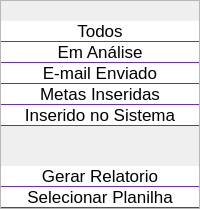
           <widget class="QFrame" name="frame_5">
            <property name="sizePolicy">
             <sizepolicy hsizetype="Expanding" vsizetype="Preferred">
              <horstretch>0</horstretch>
              <verstretch>0</verstretch>
             </sizepolicy>
            </property>
            <property name="maximumSize">
             <size>
              <width>200</width>
              <height>16777215</height>
             </size>
            </property>
            <property name="styleSheet">
             <string notr="true">QPushButton {
	background-color: white;
	border: none;
	border-bottom: 1px solid rgb(109, 49, 162)
}

QPushButton:hover {
	font-size: 18px;
	border-bottom: 2px solid rgb(109, 49, 162)
}

QPushButton:hover {
	background-color: white;
	border: none;
	border-bottom: 2px solid rgb(109, 49, 162)
}

QFrame {
	border-right: 1px solid rgb(232, 232, 232);
}</string>
            </property>
            <property name="frameShape">
             <enum>QFrame::StyledPanel</enum>
            </property>
            <property name="frameShadow">
             <enum>QFrame::Raised</enum>
            </property>
            <layout class="QVBoxLayout" name="verticalLayout_4">
             <property name="spacing">
              <number>0</number>
             </property>
             <property name="leftMargin">
              <number>0</number>
             </property>
             <property name="topMargin">
              <number>20</number>
             </property>
             <property name="rightMargin">
              <number>0</number>
             </property>
             <property name="bottomMargin">
              <number>0</number>
             </property>
             <item>
              <widget class="QPushButton" name="btn_todos">
               <property name="sizePolicy">
                <sizepolicy hsizetype="Minimum" vsizetype="Expanding">
                 <horstretch>0</horstretch>
                 <verstretch>0</verstretch>
                </sizepolicy>
               </property>
               <property name="maximumSize">
                <size>
                 <width>16777215</width>
                 <height>40</height>
                </size>
               </property>
               <property name="font">
                <font>
                 <family>Arial</family>
                 <pointsize>13</pointsize>
                </font>
               </property>
               <property name="styleSheet">
                <string notr="true"/>
               </property>
               <property name="text">
                <string>Todos</string>
               </property>
              </widget>
             </item>
             <item>
              <widget class="QPushButton" name="btn_analise">
               <property name="sizePolicy">
                <sizepolicy hsizetype="Minimum" vsizetype="Expanding">
                 <horstretch>0</horstretch>
                 <verstretch>0</verstretch>
                </sizepolicy>
               </property>
               <property name="maximumSize">
                <size>
                 <width>16777215</width>
                 <height>40</height>
                </size>
               </property>
               <property name="font">
                <font>
                 <family>Arial</family>
                 <pointsize>13</pointsize>
                </font>
               </property>
               <property name="styleSheet">
                <string notr="true"/>
               </property>
               <property name="text">
                <string>Em Análise</string>
               </property>
              </widget>
             </item>
             <item>
              <widget class="QPushButton" name="btn_email">
               <property name="sizePolicy">
                <sizepolicy hsizetype="Minimum" vsizetype="Expanding">
                 <horstretch>0</horstretch>
                 <verstretch>0</verstretch>
                </sizepolicy>
               </property>
               <property name="maximumSize">
                <size>
                 <width>16777215</width>
                 <height>40</height>
                </size>
               </property>
               <property name="font">
                <font>
                 <family>Arial</family>
                 <pointsize>13</pointsize>
                </font>
               </property>
               <property name="styleSheet">
                <string notr="true"/>
               </property>
               <property name="text">
                <string>E-mail Enviado</string>
               </property>
              </widget>
             </item>
             <item>
              <widget class="QPushButton" name="btn_metas">
               <property name="sizePolicy">
                <sizepolicy hsizetype="Minimum" vsizetype="Expanding">
                 <horstretch>0</horstretch>
                 <verstretch>0</verstretch>
                </sizepolicy>
               </property>
               <property name="maximumSize">
                <size>
                 <width>16777215</width>
                 <height>40</height>
                </size>
               </property>
               <property name="font">
                <font>
                 <family>Arial</family>
                 <pointsize>13</pointsize>
                </font>
               </property>
               <property name="styleSheet">
                <string notr="true"/>
               </property>
               <property name="text">
                <string>Metas Inseridas</string>
               </property>
              </widget>
             </item>
             <item>
              <widget class="QPushButton" name="btn_inserido">
               <property name="sizePolicy">
                <sizepolicy hsizetype="Minimum" vsizetype="Expanding">
                 <horstretch>0</horstretch>
                 <verstretch>0</verstretch>
                </sizepolicy>
               </property>
               <property name="maximumSize">
                <size>
                 <width>16777215</width>
                 <height>40</height>
                </size>
               </property>
               <property name="font">
                <font>
                 <family>Arial</family>
                 <pointsize>13</pointsize>
                </font>
               </property>
               <property name="styleSheet">
                <string notr="true"/>
               </property>
               <property name="text">
                <string>Inserido no Sistema</string>
               </property>
              </widget>
             </item>
             <item>
              <spacer name="verticalSpacer">
               <property name="orientation">
                <enum>Qt::Vertical</enum>
               </property>
               <property name="sizeHint" stdset="0">
                <size>
                 <width>20</width>
                 <height>40</height>
                </size>
               </property>
              </spacer>
             </item>
             <item>
              <widget class="QPushButton" name="btn_relatorio">
               <property name="sizePolicy">
                <sizepolicy hsizetype="Minimum" vsizetype="Expanding">
                 <horstretch>0</horstretch>
                 <verstretch>0</verstretch>
                </sizepolicy>
               </property>
               <property name="maximumSize">
                <size>
                 <width>16777215</width>
                 <height>40</height>
                </size>
               </property>
               <property name="font">
                <font>
                 <family>Arial</family>
                 <pointsize>13</pointsize>
                </font>
               </property>
               <property name="styleSheet">
                <string notr="true"/>
               </property>
               <property name="text">
                <string>Gerar Relatorio</string>
               </property>
              </widget>
             </item>
             <item>
              <widget class="QPushButton" name="btn_planilha">
               <property name="sizePolicy">
                <sizepolicy hsizetype="Minimum" vsizetype="Expanding">
                 <horstretch>0</horstretch>
                 <verstretch>0</verstretch>
                </sizepolicy>
               </property>
               <property name="maximumSize">
                <size>
                 <width>16777215</width>
                 <height>40</height>
                </size>
               </property>
               <property name="font">
                <font>
                 <family>Arial</family>
                 <pointsize>13</pointsize>
                </font>
               </property>
               <property name="styleSheet">
                <string notr="true"/>
               </property>
               <property name="text">
                <string>Selecionar Planilha</string>
               </property>
              </widget>
             </item>
            </layout>
           </widget>
